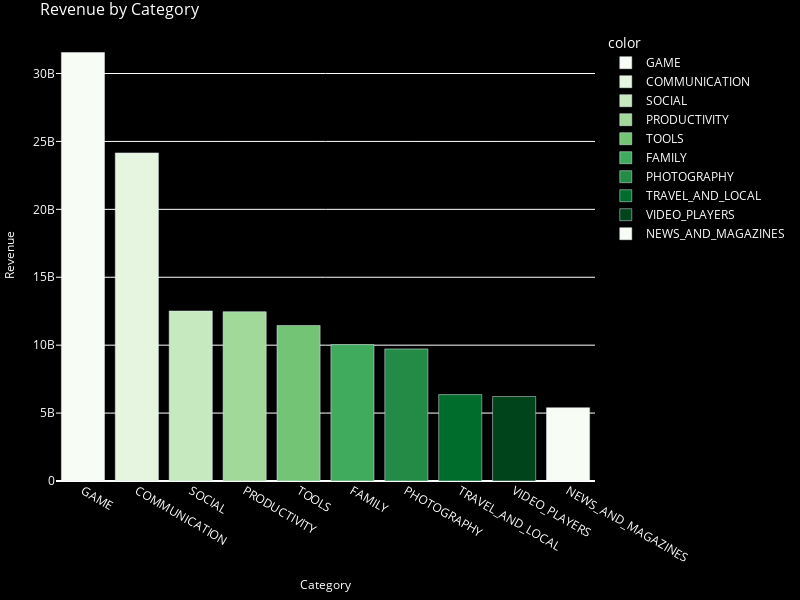

Here is the notebook cell this chart was saved with:
### Code cell
#Figure 7
revenue_by_category=apps_df.groupby('Category')['Revenue'].sum().nlargest(10)
fig7=px.bar(
    x=installs_by_category.index,
    y=installs_by_category.values,
    labels={'x':'Category','y':'Revenue'},
    title='Revenue by Category',
    color=installs_by_category.index,
    color_discrete_sequence=px.colors.sequential.Greens,
    width=plot_width,
    height=plot_height
)
fig7.update_layout(
    plot_bgcolor='black',
    paper_bgcolor='black',
    font_color='white',
    title_font={'size':16},
    xaxis=dict(title_font={'size':12}),
    yaxis=dict(title_font={'size':12}),
    margin=dict(l=10,r=10,t=30,b=10)
)
fig7.show()
save_plot_as_html(fig7,"Revenue Graph 7.html","Categories such as Business and Productivity lead in revenue generation, indicating their monetization potential")

### Figure 1 — Plotly figure (JSON) as saved in the notebook; plotly's stock layout.template omitted (floating-point values rounded to 4 significant figures)
{"data": [{"alignmentgroup": "True", "hovertemplate": "color=GAME<br>Category=%{x}<br>Revenue=%{y}<extra></extra>", "legendgroup": "GAME", "marker": {"color": "rgb(247,252,245)", "pattern": {"shape": ""}}, "name": "GAME", "offsetgroup": "GAME", "orientation": "v", "showlegend": true, "textposition": "auto", "type": "bar", "x": ["GAME"], "xaxis": "x", "y": [31543862717], "yaxis": "y"}, {"alignmentgroup": "True", "hovertemplate": "color=COMMUNICATION<br>Category=%{x}<br>Revenue=%{y}<extra></extra>", "legendgroup": "COMMUNICATION", "marker": {"color": "rgb(229,245,224)", "pattern": {"shape": ""}}, "name": "COMMUNICATION", "offsetgroup": "COMMUNICATION", "orientation": "v", "showlegend": true, "textposition": "auto", "type": "bar", "x": ["COMMUNICATION"], "xaxis": "x", "y": [24152241530], "yaxis": "y"}, {"alignmentgroup": "True", "hovertemplate": "color=SOCIAL<br>Category=%{x}<br>Revenue=%{y}<extra></extra>", "legendgroup": "SOCIAL", "marker": {"color": "rgb(199,233,192)", "pattern": {"shape": ""}}, "name": "SOCIAL", "offsetgroup": "SOCIAL", "orientation": "v", "showlegend": true, "textposition": "auto", "type": "bar", "x": ["SOCIAL"], "xaxis": "x", "y": [12513841475], "yaxis": "y"}, {"alignmentgroup": "True", "hovertemplate": "color=PRODUCTIVITY<br>Category=%{x}<br>Revenue=%{y}<extra></extra>", "legendgroup": "PRODUCTIVITY", "marker": {"color": "rgb(161,217,155)", "pattern": {"shape": ""}}, "name": "PRODUCTIVITY", "offsetgroup": "PRODUCTIVITY", "orientation": "v", "showlegend": true, "textposition": "auto", "type": "bar", "x": ["PRODUCTIVITY"], "xaxis": "x", "y": [12463070180], "yaxis": "y"}, {"alignmentgroup": "True", "hovertemplate": "color=TOOLS<br>Category=%{x}<br>Revenue=%{y}<extra></extra>", "legendgroup": "TOOLS", "marker": {"color": "rgb(116,196,118)", "pattern": {"shape": ""}}, "name": "TOOLS", "offsetgroup": "TOOLS", "orientation": "v", "showlegend": true, "textposition": "auto", "type": "bar", "x": ["TOOLS"], "xaxis": "x", "y": [11450724500], "yaxis": "y"}, {"alignmentgroup": "True", "hovertemplate": "color=FAMILY<br>Category=%{x}<br>Revenue=%{y}<extra></extra>", "legendgroup": "FAMILY", "marker": {"color": "rgb(65,171,93)", "pattern": {"shape": ""}}, "name": "FAMILY", "offsetgroup": "FAMILY", "orientation": "v", "showlegend": true, "textposition": "auto", "type": "bar", "x": ["FAMILY"], "xaxis": "x", "y": [10041130590], "yaxis": "y"}, {"alignmentgroup": "True", "hovertemplate": "color=PHOTOGRAPHY<br>Category=%{x}<br>Revenue=%{y}<extra></extra>", "legendgroup": "PHOTOGRAPHY", "marker": {"color": "rgb(35,139,69)", "pattern": {"shape": ""}}, "name": "PHOTOGRAPHY", "offsetgroup": "PHOTOGRAPHY", "orientation": "v", "showlegend": true, "textposition": "auto", "type": "bar", "x": ["PHOTOGRAPHY"], "xaxis": "x", "y": [9721243130], "yaxis": "y"}, {"alignmentgroup": "True", "hovertemplate": "color=TRAVEL_AND_LOCAL<br>Category=%{x}<br>Revenue=%{y}<extra></extra>", "legendgroup": "TRAVEL_AND_LOCAL", "marker": {"color": "rgb(0,109,44)", "pattern": {"shape": ""}}, "name": "TRAVEL_AND_LOCAL", "offsetgroup": "TRAVEL_AND_LOCAL", "orientation": "v", "showlegend": true, "textposition": "auto", "type": "bar", "x": ["TRAVEL_AND_LOCAL"], "xaxis": "x", "y": [6361859300], "yaxis": "y"}, {"alignmentgroup": "True", "hovertemplate": "color=VIDEO_PLAYERS<br>Category=%{x}<br>Revenue=%{y}<extra></extra>", "legendgroup": "VIDEO_PLAYERS", "marker": {"color": "rgb(0,68,27)", "pattern": {"shape": ""}}, "name": "VIDEO_PLAYERS", "offsetgroup": "VIDEO_PLAYERS", "orientation": "v", "showlegend": true, "textposition": "auto", "type": "bar", "x": ["VIDEO_PLAYERS"], "xaxis": "x", "y": [6221897200], "yaxis": "y"}, {"alignmentgroup": "True", "hovertemplate": "color=NEWS_AND_MAGAZINES<br>Category=%{x}<br>Revenue=%{y}<extra></extra>", "legendgroup": "NEWS_AND_MAGAZINES", "marker": {"color": "rgb(247,252,245)", "pattern": {"shape": ""}}, "name": "NEWS_AND_MAGAZINES", "offsetgroup": "NEWS_AND_MAGAZINES", "orientation": "v", "showlegend": true, "textposition": "auto", "type": "bar", "x": ["NEWS_AND_MAGAZINES"], "xaxis": "x", "y": [5393110650], "yaxis": "y"}], "layout": {"barmode": "relative", "font": {"color": "white"}, "height": 600, "legend": {"title": {"text": "color"}, "tracegroupgap": 0}, "margin": {"b": 10, "l": 10, "r": 10, "t": 30}, "paper_bgcolor": "black", "plot_bgcolor": "black", "title": {"font": {"size": 16}, "text": "Revenue by Category"}, "width": 800, "xaxis": {"anchor": "y", "domain": [0, 1], "title": {"font": {"size": 12}, "text": "Category"}}, "yaxis": {"anchor": "x", "domain": [0, 1], "title": {"font": {"size": 12}, "text": "Revenue"}}}}
